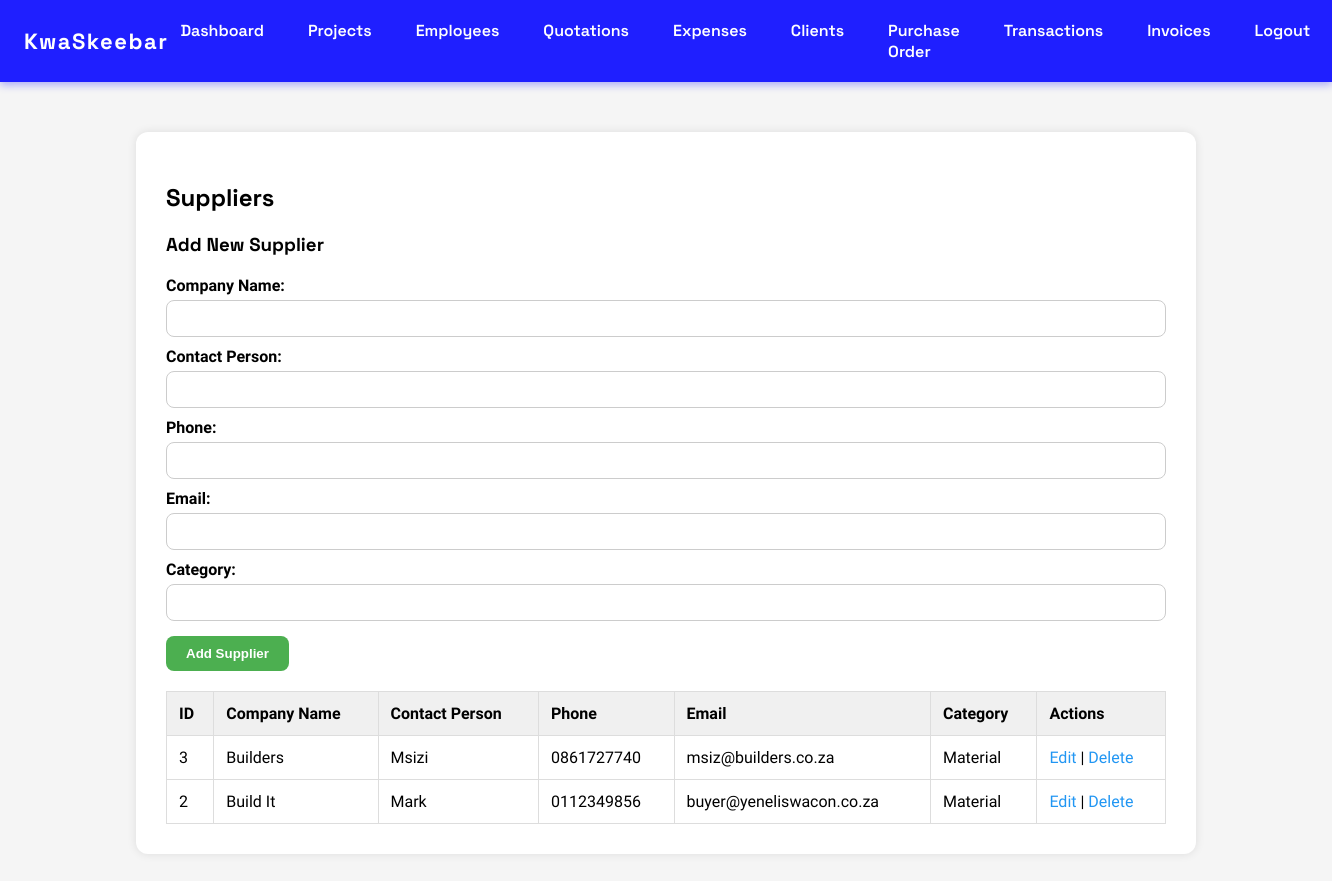
/suppliers.php, run on the app's committed database.
### tables this page shows
CREATE TABLE `suppliers` (
  `id` int(11) NOT NULL,
  `company_name` varchar(255) DEFAULT NULL,
  `contact_person` varchar(255) DEFAULT NULL,
  `phone` varchar(50) DEFAULT NULL,
  `email` varchar(255) DEFAULT NULL,
  `category` varchar(100) DEFAULT NULL,
  `created_at` timestamp NOT NULL DEFAULT current_timestamp()
);

### suppliers.php (the view, shortened to what this page needs)
<?php
include 'db.php';
include 'nav.php';
$edit_supplier = null;
?>
<!DOCTYPE html>
<html lang="en">
<head>
</head>
<body>
<div class="container">
    <h2>Suppliers</h2>
    <form method="POST">
        <h3><?= $edit_supplier ? "Edit Supplier" : "Add New Supplier" ?></h3>
        <label>Company Name:</label>
        <input type="text" name="company_name" value="<?= $edit_supplier['company_name'] ?? '' ?>" required>
        <label>Contact Person:</label>
        <input type="text" name="contact_person" value="<?= $edit_supplier['contact_person'] ?? '' ?>" required>
        <label>Phone:</label>
        <input type="text" name="phone" value="<?= $edit_supplier['phone'] ?? '' ?>" required>
        <label>Email:</label>
        <input type="email" name="email" value="<?= $edit_supplier['email'] ?? '' ?>" required>
        <label>Category:</label>
        <input type="text" name="category" value="<?= $edit_supplier['category'] ?? '' ?>" required>
        <button type="submit"><?= $edit_supplier ? "Update Supplier" : "Add Supplier" ?></button>
    </form>
    <table>
        <thead>
            <tr>
                <th>ID</th>
                <th>Company Name</th>
                <th>Contact Person</th>
                <th>Phone</th>
                <th>Email</th>
                <th>Category</th>
                <th>Actions</th>
            </tr>
        </thead>
        <tbody>
            <?php
            $result = $conn->query("SELECT * FROM suppliers ORDER BY id DESC");
            while ($row = $result->fetch_assoc()): ?>
                <tr>
                    <td><?= $row['id'] ?></td>
                    <td><?= $row['company_name'] ?></td>
                    <td><?= $row['contact_person'] ?></td>
                    <td><?= $row['phone'] ?></td>
                    <td><?= $row['email'] ?></td>
                    <td><?= $row['category'] ?></td>
                    <td>
                        <a href="suppliers.php?edit=<?= $row['id'] ?>">Edit</a> |
                        <a href="suppliers.php?delete=<?= $row['id'] ?>" onclick="return confirm('Are you sure you want to delete this supplier?')">Delete</a>
                    </td>
                </tr>
            <?php endwhile; ?>
        </tbody>
    </table>
</div>
</body>
</html>

### suppliers.php (style rules this page uses)
body { font-family: 'Urbanist', sans-serif; background: #f5f5f5; margin: 0; padding: 0; }
.container { max-width: 1000px; margin: 50px auto; background: white; padding: 30px; border-radius: 12px; box-shadow: 0 0 10px rgba(0,0,0,0.1); }
h2, h3 { font-family: 'Space Grotesk', sans-serif; margin-bottom: 20px; }
form label { display: block; margin-top: 10px; font-weight: 600; }
form input { width: 100%; padding: 10px; margin-top: 5px; border: 1px solid #ccc; border-radius: 8px; font-family: 'Urbanist', sans-serif; }
form button { background: #4CAF50; color: white; border: none; padding: 10px 20px; border-radius: 8px; margin-top: 15px; cursor: pointer; font-weight: 600; transition: background 0.3s ease; }
table { width: 100%; border-collapse: collapse; margin-top: 20px; }
table th, table td { border: 1px solid #ddd; padding: 12px; text-align: left; font-family: 'Urbanist', sans-serif; }
table th { background: #f0f0f0; }
a { text-decoration: none; color: #2196F3; }

### data on the page
suppliers: id "3", company_name "Builders", contact_person "Msizi", phone "0861727740", email "msiz@builders.co.za", category "Material"
suppliers: id "2", company_name "Build It", contact_person "Mark", phone "0112349856", email "buyer@yeneliswacon.co.za", category "Material"
